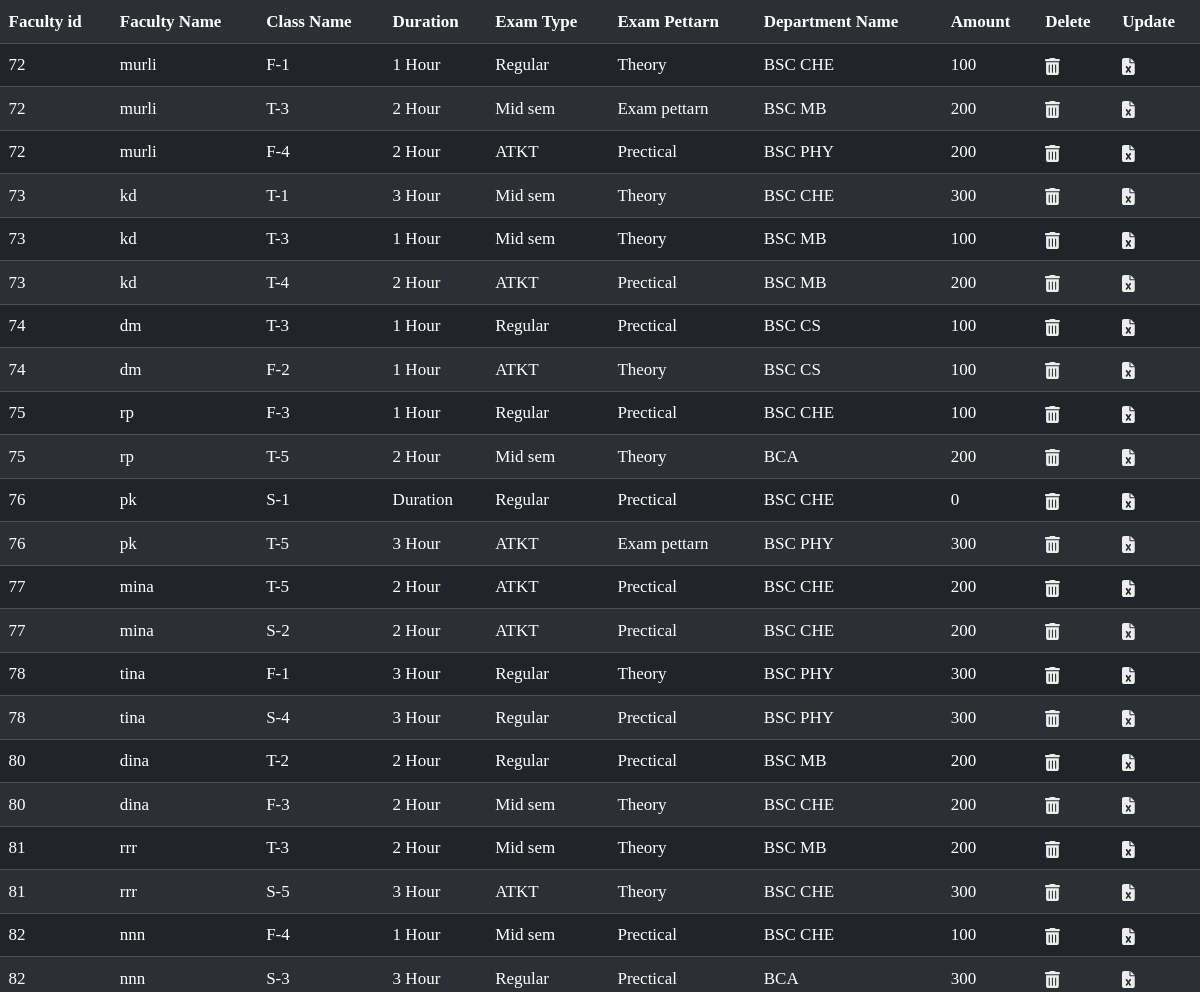
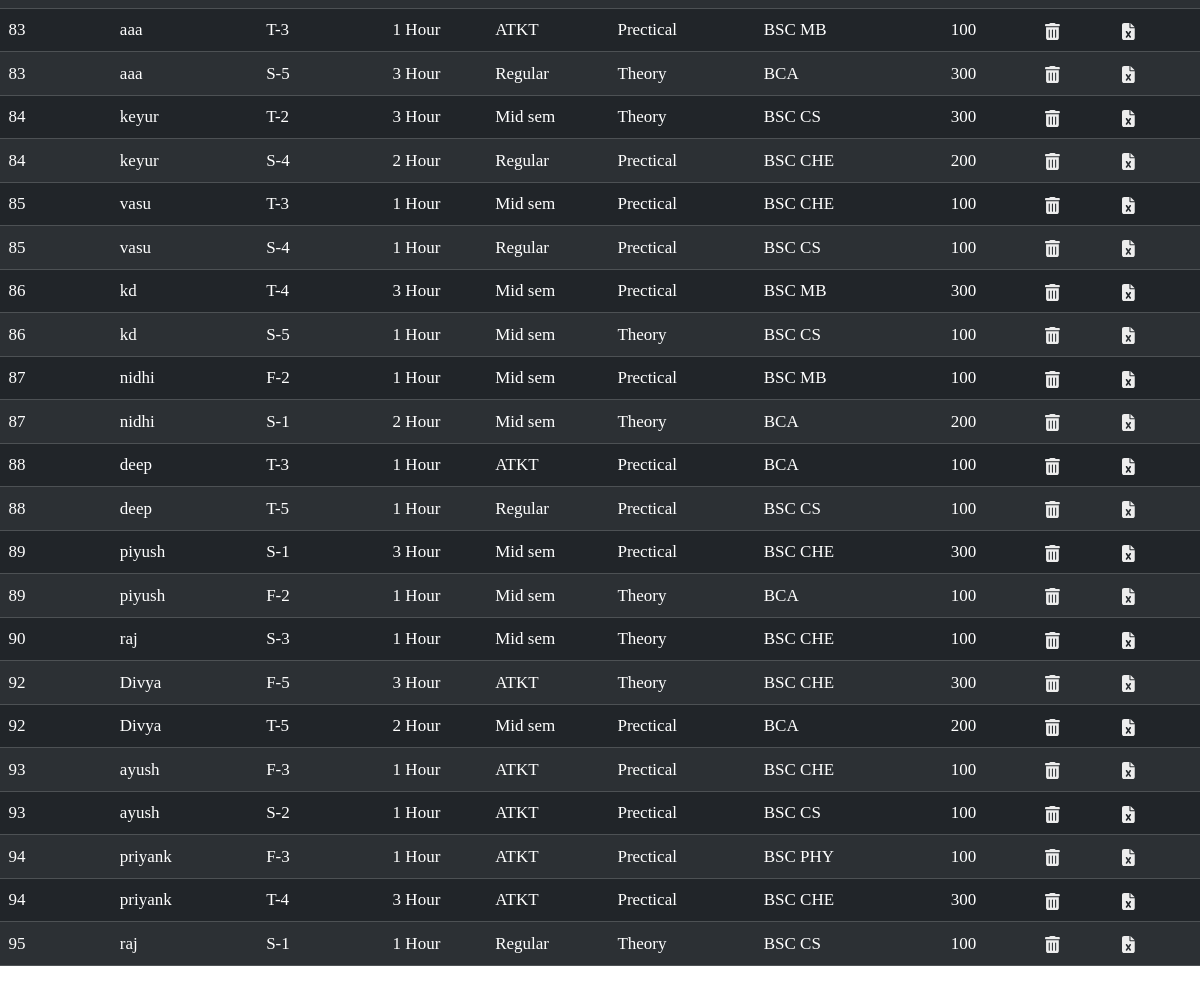
The page /faculty_all.php (signed in) on the database its author committed (2 pictures, top to bottom).
### tables this page shows
CREATE TABLE `faculty_data` (
  `data_id` int(11) NOT NULL,
  `f_id` int(11) NOT NULL,
  `f_name` varchar(255) NOT NULL,
  `class_name` varchar(255) NOT NULL,
  `duration` varchar(400) NOT NULL,
  `exam_type` varchar(400) NOT NULL,
  `exam_pettarn` varchar(400) NOT NULL,
  `department_name` varchar(400) NOT NULL,
  `amout` int(50) NOT NULL,
  `payment_status` varchar(100) NOT NULL DEFAULT 'pending'
);

### faculty_all.php (the view, shortened to what this page needs)
<?php
include "config.php";
if ($_SESSION['admin']) {
  $serch = "select * from faculty_data";
  $result = mysqli_query($con, $serch);
} else {
  header("Location:login.php");
}
?>
<!DOCTYPE html>
<html lang="en">
<head>
  <link rel="stylesheet" href="https://cdnjs.cloudflare.com/ajax/libs/font-awesome/4.7.0/css/font-awesome.min.css">
  <link href="https://cdn.jsdelivr.net/npm/bootstrap@5.3.1/dist/css/bootstrap.min.css" rel="stylesheet"
>
</head>
<body>
  <div class="table-responsive">
    <table class="table  table-dark table-striped ">
      <tbody>
        <th>Faculty id</th>
        <th>Faculty Name</th>
        <th>Class Name</th>
        <th>Duration</th>
        <th>Exam Type</th>
        <th>Exam Pettarn</th>
        <th>Department Name</th>
        <th>Amount</th>
        <th>Delete</th>
        <th>Update</th>
        <?php
        while ($rows = mysqli_fetch_assoc($result)) {
          ?>
          <tr>
            <td>
              <?php echo $rows['f_id'] ?>
            </td>
            <td>
              <?php echo $rows['f_name'] ?>
            </td>
            <td>
              <?php echo $rows['class_name'] ?>
            </td>
            <td>
              <?php echo $rows['duration'] ?>
            </td>
            <td>
              <?php echo $rows['exam_type'] ?>
            </td>
            <td>
              <?php echo $rows['exam_pettarn'] ?>
            </td>
            <td>
              <?php echo $rows['department_name'] ?>
            </td>
            <td>
              <?php echo $rows['amout'] ?>
            </td>
            <td>
              <a class="delete" href="javascript:void(0);" onclick="confirmDelete(<?php echo $rows['data_id']; ?>)">
              </a>
            </td>
            <td><a href="update_faculty_personal.php?update=<?php echo $rows['data_id']; ?>"></a></td>
          </tr>
          <?php
        }
        ?>
      </tbody>
    </table>
  </div>
</body>
</html>

### faculty_all.php (style rules this page uses)
* { font-family: Poppins; font-size: 17px; }
svg { fill: #ebebeb }
svg { fill: #ededed }

### rows shown on the page
faculty_data: f "72", f_name "murli", class_name "F-1", duration "1 Hour", exam_type "Regular", exam_pettarn "Theory", department_name "BSC CHE", amout "100"
faculty_data: f "72", f_name "murli", class_name "T-3", duration "2 Hour", exam_type "Mid sem", exam_pettarn "Exam pettarn", department_name "BSC MB", amout "200"
faculty_data: f "72", f_name "murli", class_name "F-4", duration "2 Hour", exam_type "ATKT", exam_pettarn "Prectical", department_name "BSC PHY", amout "200"
faculty_data: f "73", f_name "kd", class_name "T-1", duration "3 Hour", exam_type "Mid sem", exam_pettarn "Theory", department_name "BSC CHE", amout "300"
faculty_data: f "73", f_name "kd", class_name "T-3", duration "1 Hour", exam_type "Mid sem", exam_pettarn "Theory", department_name "BSC MB", amout "100"
faculty_data: f "73", f_name "kd", class_name "T-4", duration "2 Hour", exam_type "ATKT", exam_pettarn "Prectical", department_name "BSC MB", amout "200"
faculty_data: f "74", f_name "dm", class_name "T-3", duration "1 Hour", exam_type "Regular", exam_pettarn "Prectical", department_name "BSC CS", amout "100"
faculty_data: f "74", f_name "dm", class_name "F-2", duration "1 Hour", exam_type "ATKT", exam_pettarn "Theory", department_name "BSC CS", amout "100"
faculty_data: f "75", f_name "rp", class_name "F-3", duration "1 Hour", exam_type "Regular", exam_pettarn "Prectical", department_name "BSC CHE", amout "100"
faculty_data: f "75", f_name "rp", class_name "T-5", duration "2 Hour", exam_type "Mid sem", exam_pettarn "Theory", department_name "BCA", amout "200"
faculty_data: f "76", f_name "pk", class_name "S-1", duration "Duration", exam_type "Regular", exam_pettarn "Prectical", department_name "BSC CHE", amout "0"
faculty_data: f "76", f_name "pk", class_name "T-5", duration "3 Hour", exam_type "ATKT", exam_pettarn "Exam pettarn", department_name "BSC PHY", amout "300"
faculty_data: f "77", f_name "mina", class_name "T-5", duration "2 Hour", exam_type "ATKT", exam_pettarn "Prectical", department_name "BSC CHE", amout "200"
faculty_data: f "77", f_name "mina", class_name "S-2", duration "2 Hour", exam_type "ATKT", exam_pettarn "Prectical", department_name "BSC CHE", amout "200"
faculty_data: f "78", f_name "tina", class_name "F-1", duration "3 Hour", exam_type "Regular", exam_pettarn "Theory", department_name "BSC PHY", amout "300"
faculty_data: f "78", f_name "tina", class_name "S-4", duration "3 Hour", exam_type "Regular", exam_pettarn "Prectical", department_name "BSC PHY", amout "300"
faculty_data: f "80", f_name "dina", class_name "T-2", duration "2 Hour", exam_type "Regular", exam_pettarn "Prectical", department_name "BSC MB", amout "200"
faculty_data: f "80", f_name "dina", class_name "F-3", duration "2 Hour", exam_type "Mid sem", exam_pettarn "Theory", department_name "BSC CHE", amout "200"
faculty_data: f "81", f_name "rrr", class_name "T-3", duration "2 Hour", exam_type "Mid sem", exam_pettarn "Theory", department_name "BSC MB", amout "200"
faculty_data: f "81", f_name "rrr", class_name "S-5", duration "3 Hour", exam_type "ATKT", exam_pettarn "Theory", department_name "BSC CHE", amout "300"
faculty_data: f "82", f_name "nnn", class_name "F-4", duration "1 Hour", exam_type "Mid sem", exam_pettarn "Prectical", department_name "BSC CHE", amout "100"
faculty_data: f "82", f_name "nnn", class_name "S-3", duration "3 Hour", exam_type "Regular", exam_pettarn "Prectical", department_name "BCA", amout "300"
faculty_data: f "83", f_name "aaa", class_name "T-3", duration "1 Hour", exam_type "ATKT", exam_pettarn "Prectical", department_name "BSC MB", amout "100"
faculty_data: f "83", f_name "aaa", class_name "S-5", duration "3 Hour", exam_type "Regular", exam_pettarn "Theory", department_name "BCA", amout "300"
faculty_data: f "84", f_name "keyur", class_name "T-2", duration "3 Hour", exam_type "Mid sem", exam_pettarn "Theory", department_name "BSC CS", amout "300"
faculty_data: f "84", f_name "keyur", class_name "S-4", duration "2 Hour", exam_type "Regular", exam_pettarn "Prectical", department_name "BSC CHE", amout "200"
faculty_data: f "85", f_name "vasu", class_name "T-3", duration "1 Hour", exam_type "Mid sem", exam_pettarn "Prectical", department_name "BSC CHE", amout "100"
faculty_data: f "85", f_name "vasu", class_name "S-4", duration "1 Hour", exam_type "Regular", exam_pettarn "Prectical", department_name "BSC CS", amout "100"
faculty_data: f "86", f_name "kd", class_name "T-4", duration "3 Hour", exam_type "Mid sem", exam_pettarn "Prectical", department_name "BSC MB", amout "300"
faculty_data: f "86", f_name "kd", class_name "S-5", duration "1 Hour", exam_type "Mid sem", exam_pettarn "Theory", department_name "BSC CS", amout "100"
faculty_data: f "87", f_name "nidhi", class_name "F-2", duration "1 Hour", exam_type "Mid sem", exam_pettarn "Prectical", department_name "BSC MB", amout "100"
faculty_data: f "87", f_name "nidhi", class_name "S-1", duration "2 Hour", exam_type "Mid sem", exam_pettarn "Theory", department_name "BCA", amout "200"
faculty_data: f "88", f_name "deep", class_name "T-3", duration "1 Hour", exam_type "ATKT", exam_pettarn "Prectical", department_name "BCA", amout "100"
faculty_data: f "88", f_name "deep", class_name "T-5", duration "1 Hour", exam_type "Regular", exam_pettarn "Prectical", department_name "BSC CS", amout "100"
faculty_data: f "89", f_name "piyush", class_name "S-1", duration "3 Hour", exam_type "Mid sem", exam_pettarn "Prectical", department_name "BSC CHE", amout "300"
faculty_data: f "89", f_name "piyush", class_name "F-2", duration "1 Hour", exam_type "Mid sem", exam_pettarn "Theory", department_name "BCA", amout "100"
faculty_data: f "90", f_name "raj", class_name "S-3", duration "1 Hour", exam_type "Mid sem", exam_pettarn "Theory", department_name "BSC CHE", amout "100"
faculty_data: f "92", f_name "Divya", class_name "F-5", duration "3 Hour", exam_type "ATKT", exam_pettarn "Theory", department_name "BSC CHE", amout "300"
faculty_data: f "92", f_name "Divya", class_name "T-5", duration "2 Hour", exam_type "Mid sem", exam_pettarn "Prectical", department_name "BCA", amout "200"
faculty_data: f "93", f_name "ayush", class_name "F-3", duration "1 Hour", exam_type "ATKT", exam_pettarn "Prectical", department_name "BSC CHE", amout "100"
faculty_data: f "93", f_name "ayush", class_name "S-2", duration "1 Hour", exam_type "ATKT", exam_pettarn "Prectical", department_name "BSC CS", amout "100"
faculty_data: f "94", f_name "priyank", class_name "F-3", duration "1 Hour", exam_type "ATKT", exam_pettarn "Prectical", department_name "BSC PHY", amout "100"
faculty_data: f "94", f_name "priyank", class_name "T-4", duration "3 Hour", exam_type "ATKT", exam_pettarn "Prectical", department_name "BSC CHE", amout "300"
faculty_data: f "95", f_name "raj", class_name "S-1", duration "1 Hour", exam_type "Regular", exam_pettarn "Theory", department_name "BSC CS", amout "100"
